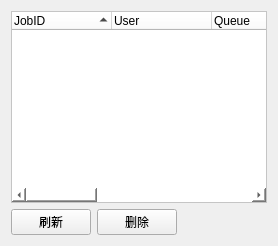
                 <widget class="QWidget" name="node_2">
                  <layout class="QVBoxLayout" name="verticalLayout_20">
                   <item>
                    <widget class="QTreeWidget" name="treeWidget_job_kill">
                     <property name="styleSheet">
                      <string notr="true">background-color: rgb(255, 255, 255);</string>
                     </property>
                     <property name="sortingEnabled">
                      <bool>true</bool>
                     </property>
                     <column>
                      <property name="text">
                       <string>JobID</string>
                      </property>
                     </column>
                     <column>
                      <property name="text">
                       <string>User</string>
                      </property>
                     </column>
                     <column>
                      <property name="text">
                       <string>Queue</string>
                      </property>
                     </column>
                     <column>
                      <property name="text">
                       <string>JobName</string>
                      </property>
                     </column>
                     <column>
                      <property name="text">
                       <string>Nodes</string>
                      </property>
                     </column>
                     <column>
                      <property name="text">
                       <string>Cores</string>
                      </property>
                     </column>
                     <column>
                      <property name="text">
                       <string>Time</string>
                      </property>
                     </column>
                     <column>
                      <property name="text">
                       <string>State</string>
                      </property>
                     </column>
                    </widget>
                   </item>
                   <item>
                    <layout class="QHBoxLayout" name="horizontalLayout_10">
                     <item>
                      <widget class="QPushButton" name="pushButton_job_kill_refresh">
                       <property name="text">
                        <string>刷新</string>
                       </property>
                      </widget>
                     </item>
                     <item>
                      <widget class="QPushButton" name="pushButton_job_kill_del">
                       <property name="text">
                        <string>删除</string>
                       </property>
                      </widget>
                     </item>
                     <item>
                      <spacer name="horizontalSpacer">
                       <property name="orientation">
                        <enum>Qt::Horizontal</enum>
                       </property>
                       <property name="sizeHint" stdset="0">
                        <size>
                         <width>40</width>
                         <height>20</height>
                        </size>
                       </property>
                      </spacer>
                     </item>
                    </layout>
                   </item>
                  </layout>
                 </widget>
